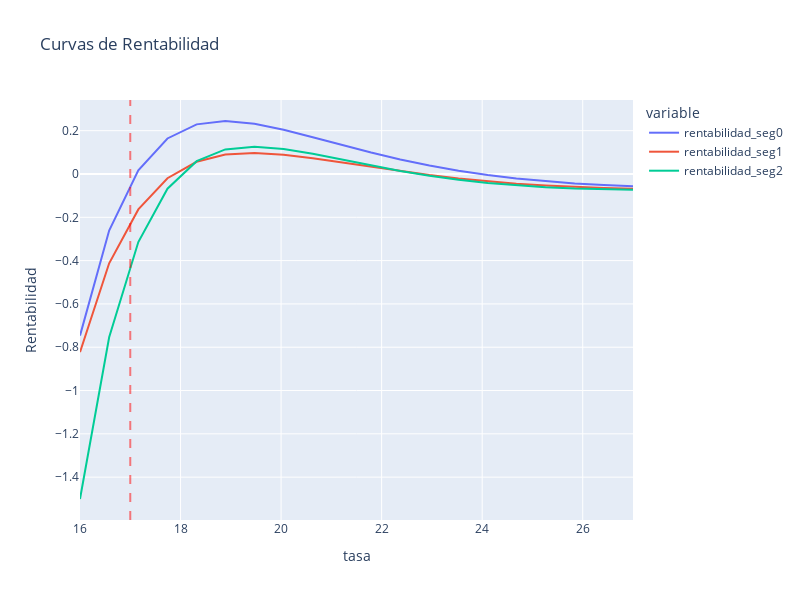

Here is the notebook cell this chart was saved with:
### Code cell
# Graficamos las curvas de Precio-Rentabilidad
fig = px.line(df_elasticidad, x='irr', y=['rentabilidad_seg0',
                                             'rentabilidad_seg1',
                                             'rentabilidad_seg2',
                                             #'rentabilidad_seg3',
                                             #'rentabilidad_seg4',
                                             ],
              labels={'irr':'tasa', 'value':'Rentabilidad'},
              title='Curvas de Rentabilidad',
              width=800, height=600)

# Agregamos la línea de restricción: Costo
fig.add_vline(x=float(df_elasticidad['costo'].mean()), line_width=2, line_dash="dash",
                             line_color="red", opacity=0.5)

fig.show()

### Figure 1 — Plotly figure (JSON) as saved in the notebook; plotly's stock layout.template omitted (floating-point values rounded to 4 significant figures)
{"data": [{"hovertemplate": "variable=rentabilidad_seg0<br>tasa=%{x}<br>Rentabilidad=%{y}<extra></extra>", "legendgroup": "rentabilidad_seg0", "line": {"color": "#636efa", "dash": "solid"}, "marker": {"symbol": "circle"}, "mode": "lines", "name": "rentabilidad_seg0", "orientation": "v", "showlegend": true, "type": "scatter", "x": [16, 16.58, 17.16, 17.74, 18.32, 18.89, 19.47, 20.05, 20.63, 21.21, 21.79, 22.37, 22.95, 23.53, 24.11, 24.68, 25.26, 25.84, 26.42, 27], "xaxis": "x", "y": [-0.7463, -0.2609, 0.01732, 0.1641, 0.2291, 0.2447, 0.2322, 0.2044, 0.1698, 0.1336, 0.09883, 0.06711, 0.03922, 0.01538, -0.004524, -0.02052, -0.03353, -0.04367, -0.05132, -0.05687], "yaxis": "y"}, {"hovertemplate": "variable=rentabilidad_seg1<br>tasa=%{x}<br>Rentabilidad=%{y}<extra></extra>", "legendgroup": "rentabilidad_seg1", "line": {"color": "#EF553B", "dash": "solid"}, "marker": {"symbol": "circle"}, "mode": "lines", "name": "rentabilidad_seg1", "orientation": "v", "showlegend": true, "type": "scatter", "x": [16, 16.58, 17.16, 17.74, 18.32, 18.89, 19.47, 20.05, 20.63, 21.21, 21.79, 22.37, 22.95, 23.53, 24.11, 24.68, 25.26, 25.84, 26.42, 27], "xaxis": "x", "y": [-0.8226, -0.4125, -0.1635, -0.01965, 0.05649, 0.08957, 0.09715, 0.08931, 0.07322, 0.05345, 0.03284, 0.0131, -0.004833, -0.02051, -0.03378, -0.04453, -0.05328, -0.06004, -0.06505, -0.06854], "yaxis": "y"}, {"hovertemplate": "variable=rentabilidad_seg2<br>tasa=%{x}<br>Rentabilidad=%{y}<extra></extra>", "legendgroup": "rentabilidad_seg2", "line": {"color": "#00cc96", "dash": "solid"}, "marker": {"symbol": "circle"}, "mode": "lines", "name": "rentabilidad_seg2", "orientation": "v", "showlegend": true, "type": "scatter", "x": [16, 16.58, 17.16, 17.74, 18.32, 18.89, 19.47, 20.05, 20.63, 21.21, 21.79, 22.37, 22.95, 23.53, 24.11, 24.68, 25.26, 25.84, 26.42, 27], "xaxis": "x", "y": [-1.501, -0.7539, -0.3142, -0.06767, 0.05933, 0.1134, 0.1263, 0.1156, 0.09323, 0.06635, 0.0392, 0.01409, -0.00785, -0.02622, -0.04104, -0.05238, -0.06101, -0.06709, -0.07103, -0.07321], "yaxis": "y"}], "layout": {"height": 600, "legend": {"title": {"text": "variable"}, "tracegroupgap": 0}, "shapes": [{"line": {"color": "red", "dash": "dash", "width": 2}, "opacity": 0.5, "type": "line", "x0": 17, "x1": 17, "xref": "x", "y0": 0, "y1": 1, "yref": "y domain"}], "title": {"text": "Curvas de Rentabilidad"}, "width": 800, "xaxis": {"anchor": "y", "domain": [0, 1], "title": {"text": "tasa"}}, "yaxis": {"anchor": "x", "domain": [0, 1], "title": {"text": "Rentabilidad"}}}}
